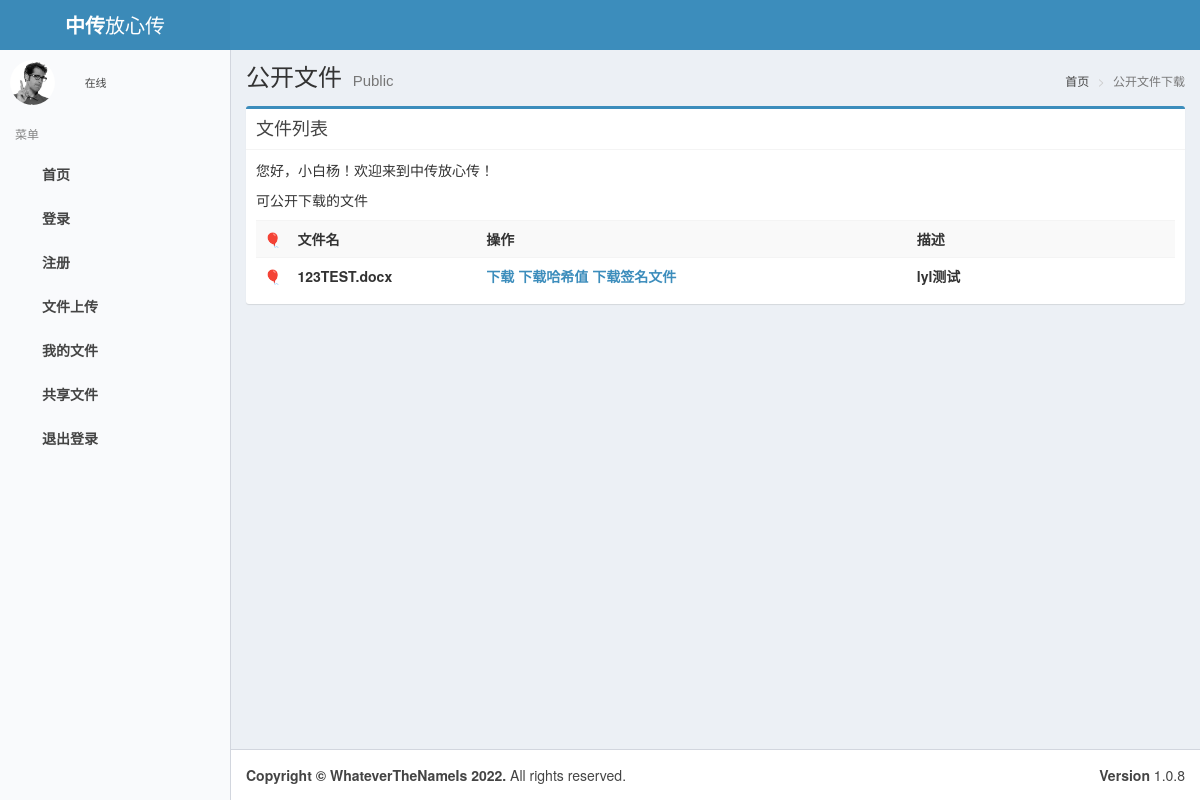
Before: / with the older database file.
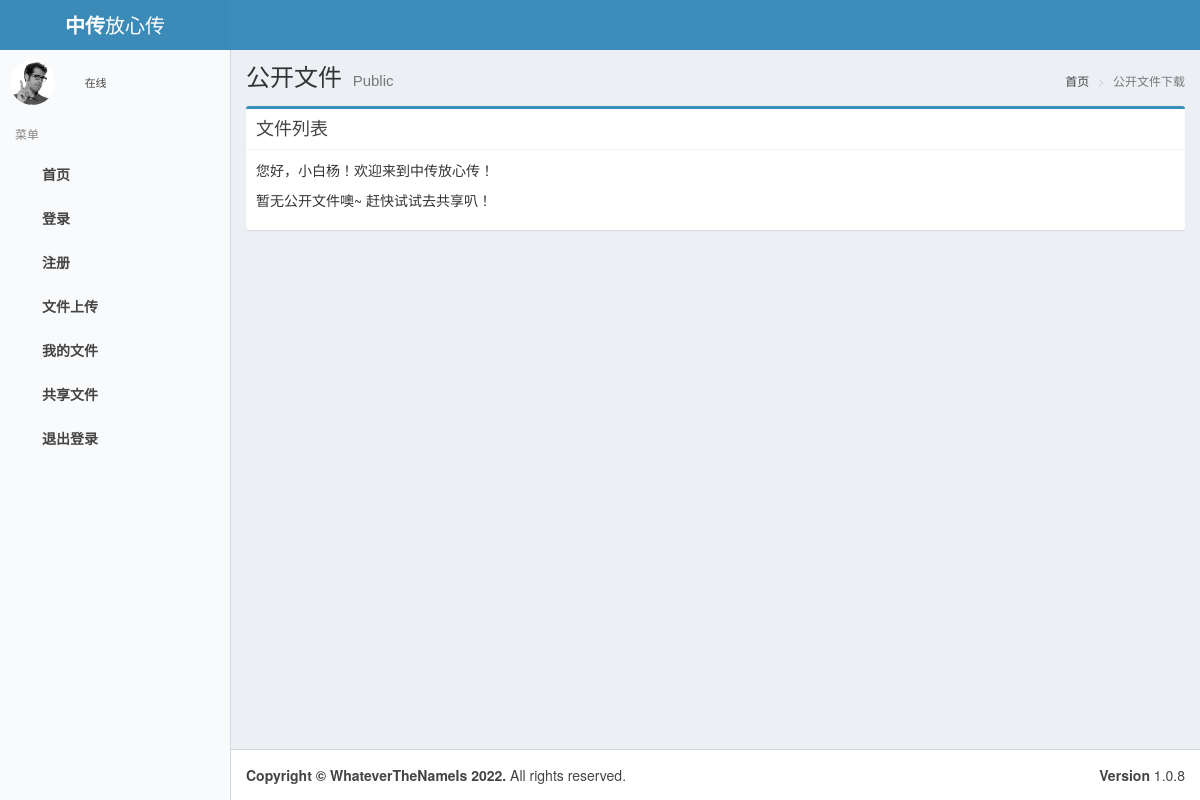
After: the same page with the newer database file.
### littleRedCUC/db_models.py (models this page shows)
class Post_File(db.Model):
    __tablename__ = "Post_File"
    __table_args__ = {'mysql_collate': 'utf8_general_ci'}
    file_id = db.Column(db.Integer, primary_key=True)
    user_id = db.Column(db.Integer, nullable=False)
    user_name = db.Column(db.String(100), nullable=False)
    upload_time = db.Column(db.DateTime, default=datetime.now)
    file = db.Column(db.String(255), nullable=False)
    if_pub = db.Column(db.Boolean, default=False)
    if_share = db.Column(db.Boolean, default=False)
    key = db.Column(db.String, nullable=False)
    iv = db.Column(db.String)
    text = db.Column(db.String(300))
    tag = db.Column(db.String)
    hmac_text = db.Column(db.String, nullable=False)
    hashtext = db.Column(db.String, nullable=False)

### littleRedCUC/views/anony.py (the view)
@anony.route('/')
def home():
    files = Post_File.query.filter(Post_File.if_pub == True).all()
    return render_template('layout.html', files=files)

### littleRedCUC/templates/layout.html (shortened to what this page needs)
<!DOCTYPE html>
<html>
<head>
    <link rel="stylesheet" href="/static/plugins/bootstrap/css/bootstrap.min.css">
    <link rel="stylesheet" href="/static/plugins/font-awesome/css/font-awesome.min.css">
    <link rel="stylesheet" href="/static/plugins/ionicons/css/ionicons.min.css">
    <link rel="stylesheet" href="/static/plugins/iCheck/square/blue.css">
    <link rel="stylesheet" href="/static/plugins/morris/morris.css">
    <link rel="stylesheet" href="/static/plugins/jvectormap/jquery-jvectormap-1.2.2.css">
    <link rel="stylesheet" href="/static/plugins/datepicker/datepicker3.css">
    <link rel="stylesheet" href="/static/plugins/daterangepicker/daterangepicker.css">
    <link rel="stylesheet" href="/static/plugins/bootstrap-wysihtml5/bootstrap3-wysihtml5.min.css">
    <link rel="stylesheet" href="/static/plugins/datatables/dataTables.bootstrap.css">
    <link rel="stylesheet" href="/static/plugins/treeTable/jquery.treetable.css">
    <link rel="stylesheet" href="/static/plugins/treeTable/jquery.treetable.theme.default.css">
    <link rel="stylesheet" href="/static/plugins/select2/select2.css">
    <link rel="stylesheet" href="/static/plugins/colorpicker/bootstrap-colorpicker.min.css">
    <link rel="stylesheet" href="/static/plugins/bootstrap-markdown/css/bootstrap-markdown.min.css">
    <link rel="stylesheet" href="/static/plugins/adminLTE/css/AdminLTE.css">
    <link rel="stylesheet" href="/static/plugins/adminLTE/css/skins/_all-skins.min.css">
    <link rel="stylesheet" href="/static/css/style.css">
    <link rel="stylesheet" href="/static/plugins/ionslider/ion.rangeSlider.css">
    <link rel="stylesheet" href="/static/plugins/ionslider/ion.rangeSlider.skinNice.css">
    <link rel="stylesheet" href="/static/plugins/bootstrap-slider/slider.css">
    <link rel="stylesheet" href="/static/plugins/bootstrap-datetimepicker/bootstrap-datetimepicker.css">
</head>
<body  class="hold-transition skin-blue-light sidebar-mini">
    <div class="wrapper">
        <header class="main-header">
            <a href="{{ url_for('auth.home') }}" class="logo">
                <span class="logo-lg"><b>中传</b>放心传</span>
            </a>
            <nav class="navbar navbar-static-top">
                <a href="#" class="sidebar-toggle" data-toggle="offcanvas" role="button">
        </a>
            </nav>
        </header>
        <aside class="main-sidebar">
            <section class="sidebar">
                <div class="user-panel">
                    <div class="pull-left image">
                        <img src="/static/img/user2-160x160.jpg" class="img-circle" alt="User Image">
                    </div>
                    <div class="pull-left info">
                        <a href="#"><i class="fa fa-circle text-success"></i> 在线</a>
                    </div>
                </div>
                <ul class="sidebar-menu">
                    <li class="header">菜单</li>
                    <li id="admin-index">
                        <a href="{{ url_for('auth.home') }}">
                            <i class="fa fa-dashboard"></i> <span>首页</span>
                        </a>
                    </li>
                    <li class="treeview">
                        <a href="{{ url_for('auth.login') }}">
                    <i class="fa fa-user"></i> <span>登录</span>
                     </a>
                    </li>
                    <li class="treeview">
                        <a href="{{ url_for('anony.signup') }}">
                    <i class="fa fa-user-plus"></i> <span>注册</span></a>
                    </li>
                    <li class="treeview">
                        <a href="{{ url_for('auth.upload_file') }}">
                    <i class="fa fa-folder"></i> <span>文件上传</span>
                </a>
                    </li>
                    <li class="treeview">
                        <a href="{{ url_for('auth.display_file') }}">
                            <i class="fa fa-folder"></i> <span>我的文件</span>
                        </a>
                    </li>
                    <li class="treeview">
                        <a href="{{ url_for('auth.shared_file') }}">
                            <i class="fa fa-cloud"></i> <span>共享文件</span>
                        </a>
                    </li>
                    <li class="treeview">
                        <a href="{{ url_for('auth.logout') }}">
                            <i class="fa fa-user-times"></i> <span>退出登录</span></a>
                </ul>
            </section>
        </aside>
        <div class="content-wrapper">
            <section class="content-header">
                <h1>
                    公开文件
                    <small>Public</small>
                </h1>
                <ol class="breadcrumb">
                    <li><a href="{{ url_for('auth.home') }}"><i class="fa fa-dashboard"></i> 首页</a></li>
                    <li class="active">公开文件下载</li>
                </ol>
            </section>
            <section class="content">
                            <div class="box box-primary">
                                <div class="box-header with-border">
                                    <h3 class="box-title">文件列表</h3>
                                </div>
                                <div role="form">
                                    <div class="box-body">
                                        <p>您好，小白杨！欢迎来到中传放心传！</p>
                                        {% if files %}
                                                    <p>可公开下载的文件</p>
                                                    <table class="table table-striped">
                                            <tr>
                                                <th style="width: 10px">🎈</th>
                                                <th style="width: 300px">文件名</th>
                                                <th style="width: 1000px">操作</th>
                                                <th style="width: 600px">描述</th>
                                            </tr>
                                                    <ui>
                                                    {% for file in files %}
                                                        <tr>
                                                        <th style="width: 10px">🎈</th>
                                                            <th>{{file.file}}</th>
                                                            <th>
                                                            <a href="{{ url_for('anony.pub_DL',option=1,file_id=file.file_id) }}">下载</a>
                                                            <a href="{{ url_for('anony.pub_DL',option=2,file_id=file.file_id) }}">下载哈希值</a>
                                                            <a href="{{ url_for('anony.pub_DL',option=3,file_id=file.file_id) }}">下载签名文件</a>
                                                        </th>
                                                            <th>{{ file.text }}</th>
                                                        </tr>
                                                    {% endfor %}
                                                    </ui>
                                                {% else %}
                                                    <p>暂无公开文件噢~   赶快试试去共享叭！</p>
                                                    {% endif %}
                                        </table>
                                    </div>
                                </div>
                            </div>
                        </section>
        </div>
        <footer class="main-footer">
            <div class="pull-right hidden-xs">
                <b>Version</b> 1.0.8
            </div>
            <strong>Copyright &copy WhateverTheNameIs 2022.</strong> All rights reserved.
        </footer>
    </div>
</body>
</html>

Changed rows visible on the page:
removed Post_File: file "123TEST.docx", text "lyl测试"
Other visible differences:
text no longer shown: "可公开下载的文件 🎈 文件名 操作 描述"
text now shown: "暂无公开文件噢~ 赶快试试去共享叭！"
